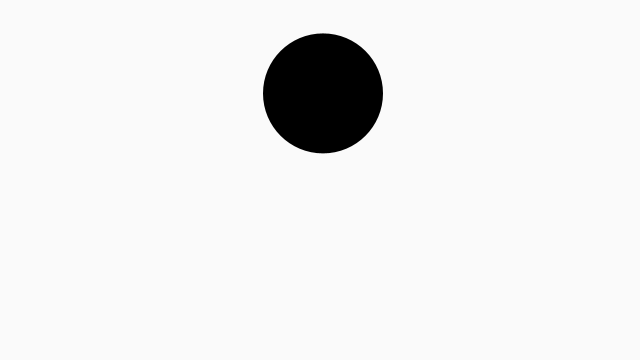
Frame 1 (no input)
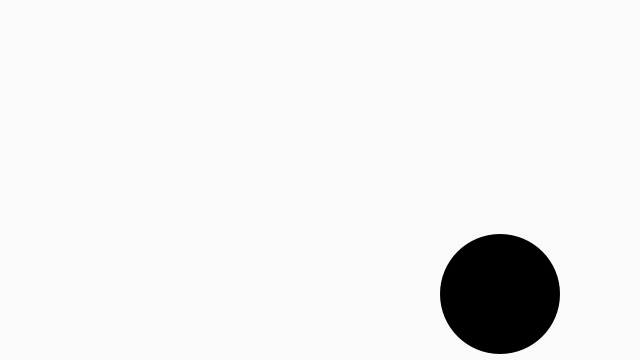
Frame 60 (the mouse pressed at the canvas centre just before this capture)
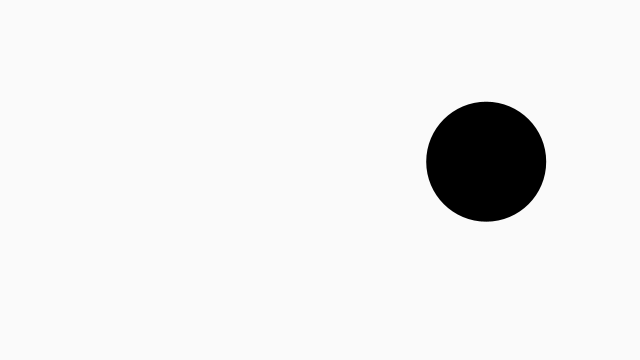
Frame 120 (the mouse held since frame 60 and released just before this capture)

The Processing sketch that drew these frames (run headless with seeded random() and noise(); from frame 60 on, the mouse is pressed at the canvas centre):

// Processing sketch: Zad_2
// ── Zad_2.pde
int radius;
PVector position;
PVector velocity;
PVector gravity;

void setup() { 
  size(640, 360);
  fill(0);
  noStroke();
  ellipseMode(RADIUS);
  radius = 60;
  position = new PVector(width / 2, height / 4);
  velocity = new PVector(3.0, 3.0);
  gravity = new PVector(0, 0.4);
}

void draw() {
  background(250);
  if(position.x + velocity.x > width-radius || position.x + velocity.x < radius)
    velocity.x *= -0.9;
  if(position.y + velocity.y > height-radius || position.y + velocity.y < radius)
    velocity.y *= -0.9;
  position.add(velocity);
  position.add(gravity);
  circle(position.x, position.y, radius);
}
